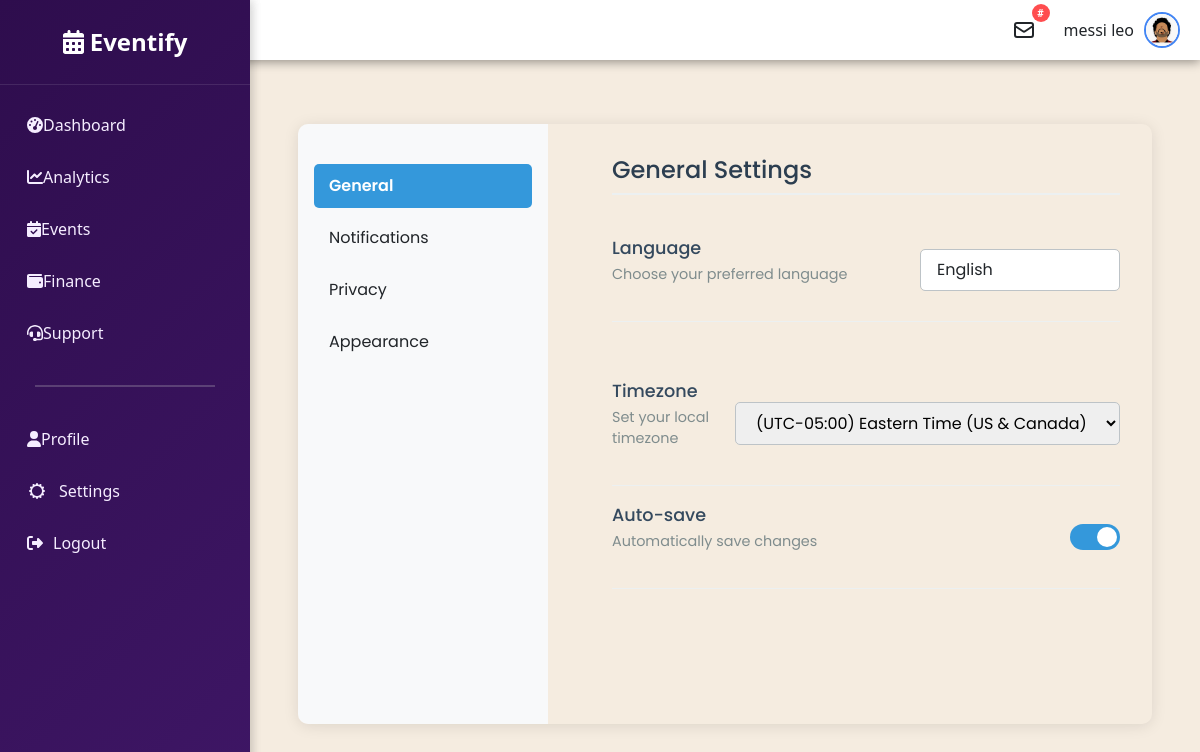
/settings/ (signed in), run on the app's committed database.
### base/models.py (models this page shows, shortened)
class Organiser(AbstractUser):
    username = models.CharField(max_length=150, unique=True)
    password = models.CharField(max_length=128)
    email = models.EmailField(unique=True)
    first_name = models.CharField(max_length=30)
    last_name = models.CharField(max_length=30)
    phone = models.CharField(max_length=15, null=True, blank=True)
    date_joined = models.DateTimeField(auto_now_add=True, null=True)
    date_updated = models.DateTimeField(auto_now=True, null=True)
    profile_picture = models.ImageField(upload_to='profile_pictures/', null=True, blank=True)
    organiser_website = models.URLField(null=True, blank=True)
    organiser_birthday = models.DateField(null=True, blank=True)
    organiser_location = models.CharField(max_length=100, null=True, blank=True)
    organiser_bio = models.TextField(null=True, blank=True)
    LANGUAGE_CHOICES = [
        ('en', 'English'),
        ('es', 'Spanish'),
        ('fr', 'French'),
        ('de', 'German'),
        ('it', 'Italian'),
        ('pt', 'Portuguese'),
        ('ru', 'Russian'),
        ('zh', 'Chinese'),
        ('ja', 'Japanese'),
        ('ko', 'Korean'),
        ('ar', 'Arabic'),
    ]
    language = models.CharField(max_length=2, choices=LANGUAGE_CHOICES, default='en')
    primary_color = models.CharField(max_length=7, default='#4285f4')  # Hex color code

### base/views.py (the view)
# urls.py: path('settings/', views.settings, name='settings'),
@organizer_required
def settings(request):
    user = request.user
    active_tab = request.GET.get('tab', 'general')
    if request.method == 'POST':
        if 'update_settings' in request.POST:
            user_settings_form = UserSettingsForm(request.POST, instance=user)
            if user_settings_form.is_valid():
                user_settings_form.save()
                messages.success(request, 'Settings updated successfully.')
                return redirect('/settings/?tab=general')
            else:
                messages.error(request, 'Please correct the errors in the settings form.')
            password_form = PasswordChangeForm(user)
        elif 'change_password' in request.POST:
            password_form = PasswordChangeForm(user, request.POST)
            if password_form.is_valid():
                user = password_form.save()
                update_session_auth_hash(request, user)  # Important to keep the user logged in
                messages.success(request, 'Password updated successfully.')
                return redirect('/settings/?tab=privacy')
            else:
                messages.error(request, 'Please correct the errors in the password form.')
            user_settings_form = UserSettingsForm(instance=user)
    else:
        user_settings_form = UserSettingsForm(instance=user)
        password_form = PasswordChangeForm(user)
    context = {
        'page_title': 'Settings - Eventify',
        'active_tab': active_tab,
        'user_settings_form': user_settings_form,
        'password_form': password_form,
    }
    return render(request, "base/settings.html", context)

### base/forms.py
class UserSettingsForm(forms.ModelForm):
    class Meta:
        model = Organiser
        fields = ['language', 'primary_color']
        widgets = {
            'language': forms.Select(attrs={'class': 'form-control'}),
            'primary_color': forms.TextInput(attrs={'type': 'color', 'class': 'form-control'}),
        }

### base/context_processors.py (called while the page is built)
def clock_widget(request):
    casablanca_tz = pytz.timezone('Africa/Casablanca')
    now = datetime.now(casablanca_tz)
    return {
        'current_time': now.strftime('%H:%M:%S'),
        'current_date': now.strftime('%A, %B %d, %Y'),
        'weather_temp': '24°C',
        'weather_location': 'Casablanca'
    }

def site_title(request):
    return {
        'site_title': "Eventify",
    }

### base/templates/base/settings.html (shortened to what this page needs)
{% extends 'base/base.html'%}
{% load static %}
    {%block content%}
    <div class="settings-container">
        <div class="settings-content">
            <div class="settings-sidebar">
                <a href="?tab=general" class="settings-sidebar-item {% if active_tab == 'general' %}active{% endif %}">General</a>
                <a href="?tab=notifications" class="settings-sidebar-item {% if active_tab == 'notifications' %}active{% endif %}">Notifications</a>
                <a href="?tab=privacy" class="settings-sidebar-item {% if active_tab == 'privacy' %}active{% endif %}">Privacy</a>
                <a href="?tab=appearance" class="settings-sidebar-item {% if active_tab == 'appearance' %}active{% endif %}">Appearance</a>
            </div>
            <div class="settings-main">
                <div class="settings-tab {% if active_tab == 'general' %}active{% endif %}" id="general-tab">
                    <form method="post" action="{% url 'settings' %}">
                        <div class="settings-section">
                            <h2>General Settings</h2>
                            <div class="setting-item">
                                <div class="setting-info">
                                    <h3>Language</h3>
                                    <p>Choose your preferred language</p>
                                </div>
                                <div class="setting-control">
                                    {{ user_settings_form.language }}
                                </div>
                            </div>
                        </div>
                        <div class="setting-item">
                            <div class="setting-info">
                                <h3>Timezone</h3>
                                <p>Set your local timezone</p>
                            </div>
                            <div class="setting-control">
                                <select>
                                    <option selected>(UTC-05:00) Eastern Time (US & Canada)</option>
                                </select>
                            </div>
                        </div>
                        <div class="setting-item">
                            <div class="setting-info">
                                <h3>Auto-save</h3>
                                <p>Automatically save changes</p>
                            </div>
                            <div class="setting-control">
                                <label class="switch">
                                    <span class="slider"></span>
                                </label>
                            </div>
                        </div>
                    </div>
            </div>
        </div>
    </div>
    {%endblock%}

### base/templates/base/user_header.html (shortened to what this page needs)
{% load static %}
<header class="app-header">
    <div class="header-controls">
        <div class="mail-icon" id="mail-icon">
            <svg xmlns="http://www.w3.org/2000/svg" fill="none" viewBox="0 0 24 24" stroke="currentColor">
                <path stroke-linecap="round" stroke-linejoin="round" stroke-width="2" d="M3 8l7.89 5.26a2 2 0 002.22 0L21 8M5 19h14a2 2 0 002-2V7a2 2 0 00-2-2H5a2 2 0 00-2 2v10a2 2 0 002 2z" />
            </svg>
                <span class="mail-badge">#</span>
        </div>
        <div class="user-profile">
            <span class="user-name">{{ user.last_name }} {{ user.first_name }}</span>
            <a href="{% url 'profile' %}">
                <img src="{% if user.profile_picture %}{{ user.profile_picture.url }}{% else %}{% static 'base/images/profile-def.png' %}{% endif %}"
                     alt="User" class="user-avatar">
            </a>
        </div>
    </div>
</header>
<link rel="stylesheet" href="{% static 'base/css/user_header.css' %}">

### static/base/css/base.css (style rules this page uses)
body, html { margin: 0; padding: 0; width: 100%; }

### static/base/css/sidebar.css (style rules this page uses)
:root { --sidebar-width: 250px; --sidebar-bg: linear-gradient(135deg, #2E0D4D 0%, #3E1665 100%); --sidebar-active-bg: linear-gradient(45deg, #6E3AAB 0%, #8D5ACD 100%); --sidebar-text: #F5EDFF; --sidebar-hover: #1A0933; --transition-speed: 0.3s; }
body { font-family: 'Poppins', sans-serif; background-color: white; overflow-x: hidden; }

### static/base/css/dashboard.css (style rules this page uses)
:root { --primary-purple: #5A2D9F; --dark-purple: #2E0D4D; --light-purple: #F8F5FF; --accent-purple: #D8C5FF; --success: #28a745; --warning: #ffc107; --danger: #dc3545; --text-dark: #2E0D4D; --text-light: #FFFFFF; --shadow: 0 4px 12px rgba(90, 45, 159, 0.1); }

### static/base/css/user_header.css (style rules this page uses)
:root { --primary-color: #4285f4; --text-color: #333; --bg-color: #fff; --header-height: 60px; --transition-speed: 0.3s; }
* { margin: 0; padding: 0; box-sizing: border-box; transition: background-color var(--transition-speed), color var(--transition-speed); }
body { font-family: 'Segoe UI', Tahoma, Geneva, Verdana, sans-serif; background-color: var(--bg-color); color: var(--text-color); }
.app-header { display: flex; justify-content: space-between; align-items: center; height: var(--header-height); padding: 5px 20px; background-color: var(--bg-color); box-shadow: 0 2px 10px rgba(0, 0, 0, 0.4); position: sticky; top: 0; z-index: 100; }
.header-controls { display: flex; align-items: center; gap: 20px; }
.user-profile { display: flex; align-items: center; gap: 10px; cursor: pointer; }
.user-avatar { width: 36px; height: 36px; border-radius: 50%; object-fit: cover; border: 2px solid var(--primary-color); }
.user-name { font-weight: 500; }
.mail-badge { position: absolute; top: -6px; right: -6px; background: #ff4d4f; color: white; border-radius: 50%; width: 18px; height: 18px; display: flex; align-items: center; justify-content: center; font-size: 10px; font-weight: bold; line-height: 1; }
.mail-icon { position: relative; padding: 8px; cursor: pointer; display: flex; align-items: center; }
.mail-icon svg { width: 24px; height: 24px; color: inherit; }

### static/base/css/support.css (style rules this page uses)
:root { --primary-color: #4361ee; --secondary-color: #3f37c9; --accent-color: #4cc9f0; --dark-color: #1a1a2e; --light-color: #f8f9fa; --success-color: #4ade80; --warning-color: #fbbf24; --danger-color: #f87171; --info-color: #60a5fa; --border-radius: 12px; --box-shadow: 0 4px 20px rgba(0, 0, 0, 0.08); }

### static/base/css/settings.css (style rules this page uses)
.settings-container { max-width: 1200px; margin: 2rem auto; padding: 0 1rem; background: transparent !important; }
.settings-content { display: flex; gap: 2rem; border-radius: 10px; box-shadow: 0 2px 15px rgba(0, 0, 0, 0.1); min-height: 600px; background: transparent !important; }
.settings-sidebar { flex: 0 0 250px; background: #f8f9fa; padding: 2rem 1rem; border-radius: 10px 0 0 10px; }
.settings-sidebar-item { padding: 1rem; margin: 0.5rem 0; cursor: pointer; border-radius: 5px; color: #34495e; transition: all 0.3s ease; }
.settings-sidebar-item.active { background: #3498db; color: white; font-weight: 600; }
.settings-main { flex: 1; padding: 2rem; }
.settings-tab { display: none; }
.settings-tab.active { display: block; }
.settings-section { margin-bottom: 2.5rem; }
.settings-section h2 { color: #2c3e50; font-size: 1.5rem; margin-bottom: 1.5rem; padding-bottom: 0.5rem; border-bottom: 2px solid #ecf0f1; }
.setting-item { display: flex; justify-content: space-between; align-items: center; padding: 1.2rem 0; border-bottom: 1px solid #ecf0f1; }
.setting-info h3 { color: #34495e; margin-bottom: 0.3rem; font-size: 1.1rem; }
.setting-info p { color: #7f8c8d; font-size: 0.9rem; }
.setting-control select, .setting-control input[type="password"], .setting-control .text-input { padding: 0.5rem 1rem; border: 1px solid #bdc3c7; border-radius: 5px; min-width: 200px; font-size: 1rem; }
.switch { position: relative; display: inline-block; width: 50px; height: 26px; }
.slider { position: absolute; cursor: pointer; top: 0; left: 0; right: 0; bottom: 0; background-color: #ccc; transition: .4s; border-radius: 34px; }
.slider:before { position: absolute; content: ""; height: 20px; width: 20px; left: 3px; bottom: 3px; background-color: white; transition: .4s; border-radius: 50%; }
input:checked + .slider { background-color: #3498db; }
input:checked + .slider:before { transform: translateX(24px); }
.settings-sidebar-item { display: block; padding: 10px 15px; color: inherit; text-decoration: none; }

### data on the page
Organiser: last_name "messi", first_name "leo", profile_picture (picture), language "English"
